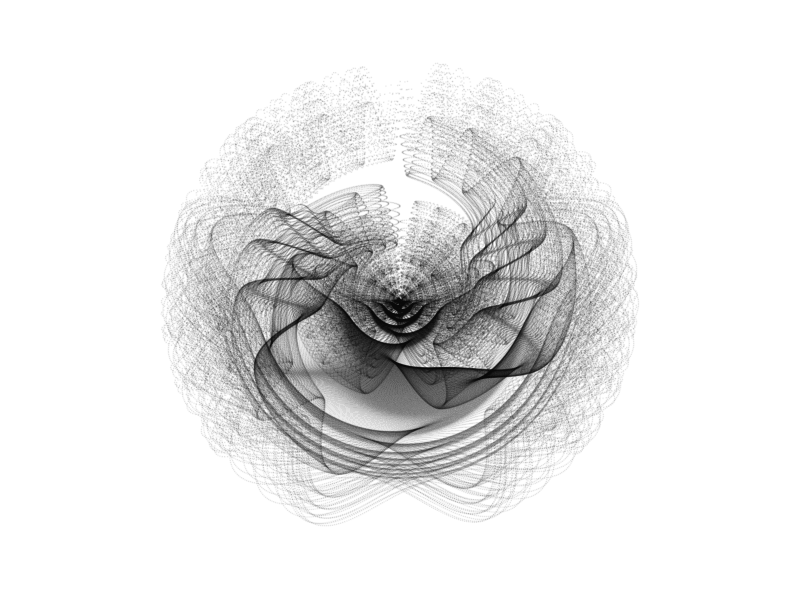
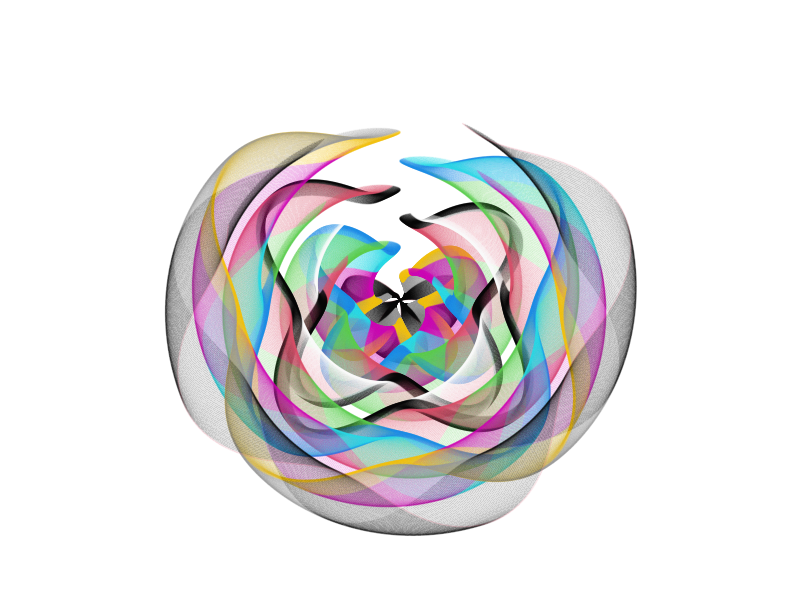
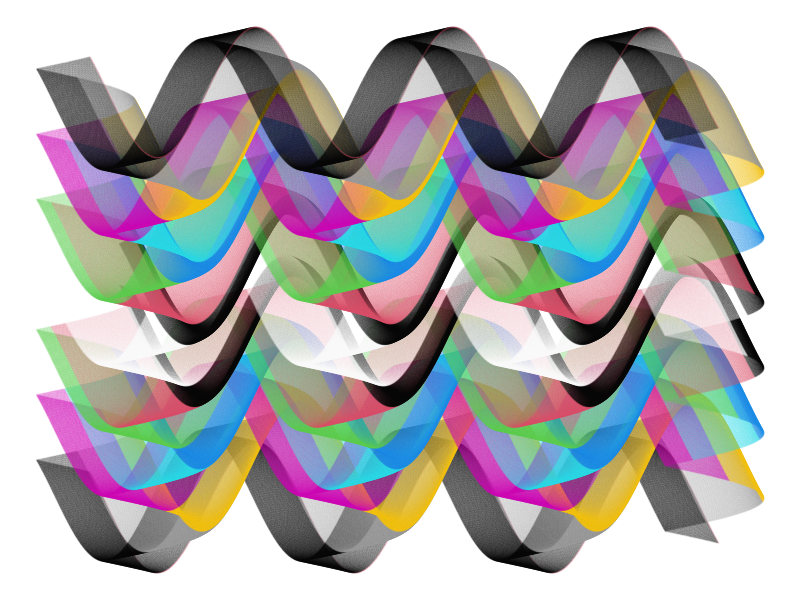
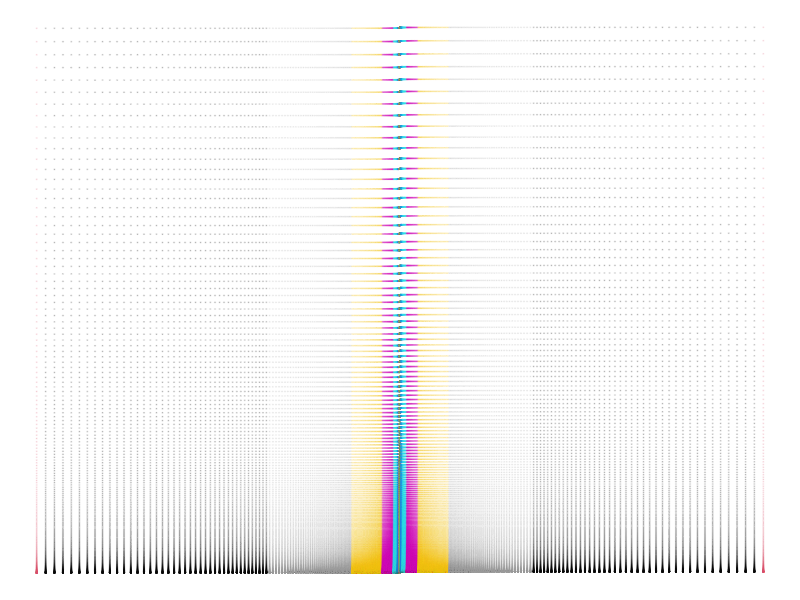

Reproduce these figures in R, in order.
library(magrittr)
library(ggplot2)

# Plot 1
seq(-3, 3, by = .01) %>%
  expand.grid(x = ., y = .) %>%
  ggplot(aes(x = (1 - x - sin(y^3)), 
             y = (1 + y - cos(x^3)))) +
  geom_point(alpha=.05, shape=19, size=0)+
  theme_void()+
  coord_polar()

# Plot 2
dat <- 
  seq(from = -10, to = 10, by = 0.02) %>% 
  expand.grid(x = ., y = .)

ggplot(dat, 
       aes(x = (x + pi * sin(y)), 
           y = (y + pi * cos(x)))) + 
  geom_point(inherit.aes = TRUE, 
             alpha = .08, 
             shape = 20, 
             size = 0, 
             color = factor(abs(dat$y))) + 
  theme_void() +
  coord_polar()

# Plot 3
dat <- 
  seq(from = -10, to = 10, by = 0.01) %>% 
  expand.grid(x = ., y = .)

ggplot(
  dat,
  aes(
    x = (x + abs(pi * sin(y))), 
    y = (y + pi * sin(x))
  )
) + 
  geom_point(
    alpha = .08, 
    shape = 20, 
    size = 0, 
    color = factor(abs(dat$y))) + 
  theme_void()

# Plot 4 
dat <- 
  seq(from = -10, to = 10, by = 0.025) %>% 
  expand.grid(x = ., y = .)

ggplot(dat, 
       aes(x = (x + sinh(y)), 
           y = (y + cosh(x)))) + 
  geom_point(inherit.aes = TRUE, 
             alpha = .08, 
             shape = 20, 
             size = 0, 
             color = factor(abs(dat$y))) + 
  theme_void()
